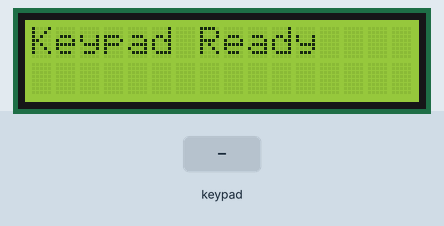
Recording of a sketch running on a simulated ESP32. On the bench: 16×2 character LCD. The test bench sets the inputs (shaded band). What the sketch prints to the serial monitor is not drawn.

Above: at 0.1 s.
At 2.2 s:
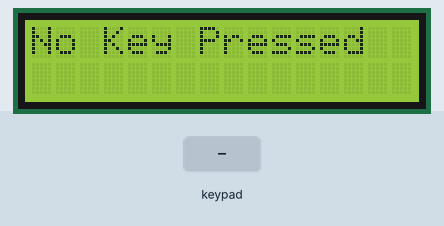
2.3 s: keypad keys 1 4 1 3 3 3 8 pressed 0.4 s apart
At 3.4 s:
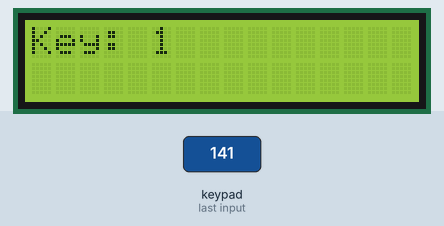
Timing chart, 0 to 5.3 s (numbered marks = the images above; inputs shaded):
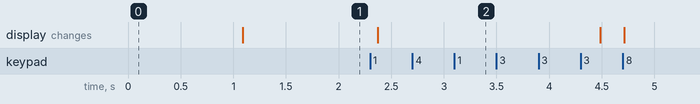

The sketch:

keypad.ino
```cpp
#include <Keypad.h>
#include <LiquidCrystal_I2C.h>


LiquidCrystal_I2C lcd(0x27, 16, 2);

// Keypad configuration
const byte ROWS = 4; // Number of rows
const byte COLS = 3; // Number of columns

// Define the keymap
char keys[ROWS][COLS] = {
  {'1', '2', '3'},
  {'4', '5', '6'},
  {'7', '8', '9'},
  {'*', '0', '#'}
};

// Connect the keypad rows to these ESP32 pins
byte rowPins[ROWS] = {14, 13, 3, 38}; // R1, R2, R3, R4
// Connect the keypad columns to these ESP32 pins
byte colPins[COLS] = {7, 18, 12};     // C1, C2, C3

// Create the Keypad object
Keypad keypad = Keypad(makeKeymap(keys), rowPins, colPins, ROWS, COLS);

void setup() {
  Serial.begin(115200);
  Serial.println("ESP32 4x3 Keypad Test");

  // setup LCD
  lcd.begin();
  lcd.backlight();

  lcd.print("Keypad Ready");
  delay(1000);
}

void loop() {
  // Check for key press
  char key = keypad.getKey();

  // If a key is pressed, print it to serial monitor
  if (key) {
    Serial.print("Key Pressed: ");
    Serial.println(key);

    lcd.clear();
    lcd.setCursor(0, 0);
    lcd.print("Key: ");
    lcd.print(key);

    delay(2000);
  } else {
    // Optional: Display a default message when no key is pressed
    lcd.clear();
    lcd.setCursor(0, 0);
    lcd.print("No Key Pressed");
  }

  delay(100); // Small delay to debounce the keypad

}
```

Measured:
- after the input at 2.3 s, the display: changes after 0.07 s (image 2)
